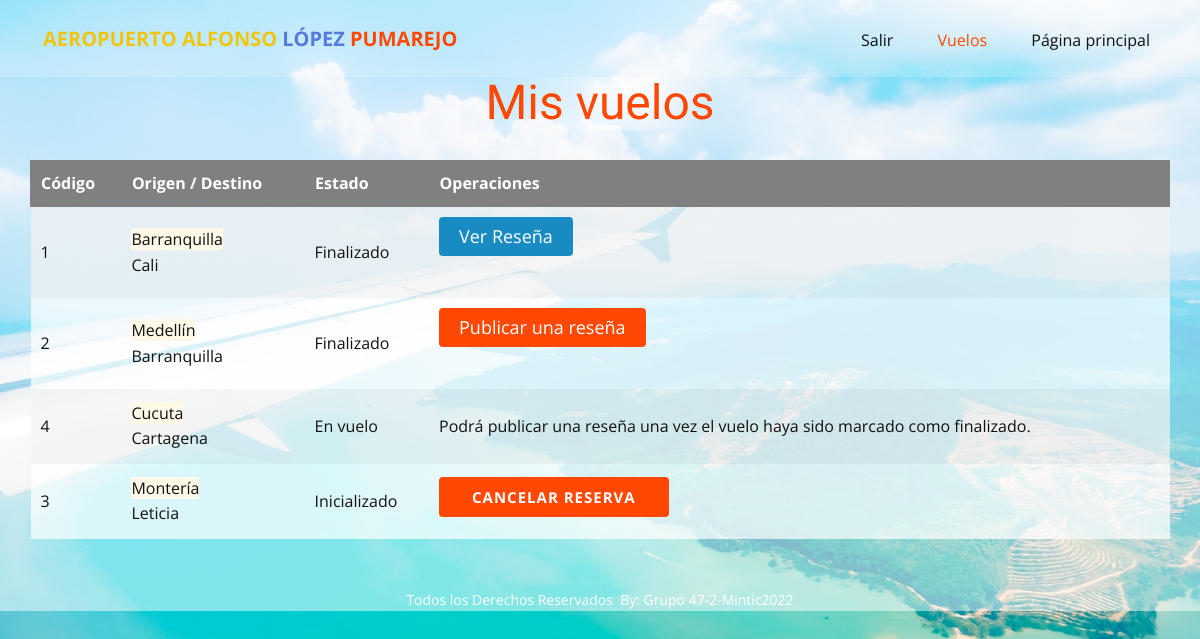
The page /misvuelos (signed in) on the database its author committed.
### tables this page shows
CREATE TABLE Review (idReview INTEGER PRIMARY KEY AUTOINCREMENT UNIQUE NOT NULL, idVuelo int REFERENCES Vuelo (idVuelo) ON DELETE CASCADE ON UPDATE CASCADE, comment varchar (500), puntuacion int (1), idUser VARCHAR (150) REFERENCES Usuario (idUser) ON DELETE CASCADE ON UPDATE CASCADE NOT NULL, fechaReview timestamp);

CREATE TABLE Vuelo (idVuelo INTEGER PRIMARY KEY AUTOINCREMENT UNIQUE NOT NULL, estadoVuelo varchar (20), origenVuelo varchar (50), destinoVuelo varchar (50), capacidad int (3), avion varchar (30), fechaVuelo timestamp, idPiloto VARCHAR (150) REFERENCES Usuario (idUser) ON DELETE CASCADE ON UPDATE CASCADE NOT NULL, idcoPiloto VARCHAR (150) REFERENCES Usuario (idUser) ON DELETE SET NULL ON UPDATE SET NULL);

### main.py (the view, shortened to what this page needs)
@app.route("/misvuelos", methods=["GET", "POST"])
def misvuelos():
   if 'idUser' in session:
      vuelo = Vuelo()
      vuelos = vuelo.buscarVuelos("reservas","","",session['idUser'],"")
      form = frmPublicarReview()
      return render_template("reservas.html", vuelos = vuelos, form=form)
   else:
      flash('No tiene permisos para acceder a está página.', 'errormsg')
      return redirect(url_for('paginaprincipal'))

### clases.py (called while the page is built)
def dict_factory(cursor, row):
    d = {}
    for idx, col in enumerate(cursor.description):
        d[col[0]] = row[idx]
    return d

    def sql_connection(self):
        try:
            con=sqlite3.connect('database/database.db')
            con.row_factory = dict_factory
            return con
        except Error:
            print(Error)

### templates/reservas.html (shortened to what this page needs)
<!DOCTYPE html>
<html style="font-size: 16px;">
  <head>
    <link rel="stylesheet" href="../static/nicepage.css" media="screen">
    <link rel="stylesheet" href="../static/gestion-vuelos.css" media="screen">
    <link rel="stylesheet" href="../static/core.css" media="screen">
  </head>
  <body class="u-body">
        {% include 'menu.html' %}
    <section class="u-clearfix u-section-1" id="sec-9944">
      <div class="u-clearfix u-sheet u-sheet-1">
        <h1 class="u-align-center u-text u-text-default u-text-1">Mis vuelos</h1>
        <div class="u-expanded-width u-table u-table-responsive u-table-1">
          <table class="u-table-entity">
            <thead class="u-grey-50 u-table-header u-table-header-1">
              <tr style="height: 41px;">
                <th class="u-border-1 u-border-grey-50 u-table-cell">Código</th>
                <th class="u-border-1 u-border-grey-50 u-table-cell">Origen / Destino</th>
                <th class="u-border-1 u-border-grey-50 u-table-cell">Estado</th>
                <th class="u-border-1 u-border-grey-50 u-table-cell">Operaciones</th>
              </tr>
            </thead>
            <tbody class="u-table-body">
              {%for v in vuelos %}
              <tr style="height: 75px;">
                <td class="u-border-1 u-border-grey-40 u-border-no-left u-border-no-right u-table-cell">{{v.idVuelo}}</td>
                <td class="u-border-1 u-border-grey-40 u-border-no-left u-border-no-right u-table-cell"><span class="origen">{{v.origenVuelo}}</span><br> <span class="destino">{{v.destinoVuelo}}</span></td>
                <td class="u-border-1 u-border-grey-40 u-border-no-left u-border-no-right u-table-cell">{{v.estadoVuelo}}</td>
                  <td class="u-border-1 u-border-grey-40 u-border-no-left u-border-no-right u-table-cell u-table-cell-12">
                {% if v.estadoVuelo =="Finalizado" %}
                    {% if v.review > 0 %}
                        <label for="spoiler{{v.idVuelo}}" style="background: #188bc2;" >Ver Reseña</label>
                    {% else %}
                        <label for="spoiler{{v.idVuelo}}" >Publicar una reseña</label>
                    {% endif %}
                {% elif v.estadoVuelo == "Inicializado" or v.estadoVuelo == "Programado" %}
                    <a class="u-btn u-button-style u-hover-palette-1-dark-1 u-palette-1-base u-btn-2" href="cancelar-reserva/{{ v.idVuelo }}">Cancelar reserva</a>
                {% else %}
                    Podrá publicar una reseña una vez el vuelo haya sido marcado como finalizado.
                {% endif %}
                  </td>
              </tr>
              {%endfor%}
            </tbody>
          </table>
        </div>
      </div>
    </section>
    <footer class="u-align-center u-clearfix u-footer u-grey-80 u-footer" id="sec-7e24"><div class="u-clearfix u-sheet u-sheet-1">
        <p class="u-small-text u-text u-text-variant u-text-1"> Todos los Derechos Reservados&nbsp;
By: Grupo 47-2-Mintic2022</p>
      </div></footer>
</body>
</html>

### static/gestion-vuelos.css (style rules this page uses)
.u-section-1 .u-sheet-1 { min-height: 686px; }
.u-section-1 .u-text-1 { margin: 0 auto; }
.u-section-1 .u-btn-2 { border-style: none; font-weight: 700; font-size: 0.9375rem; background-image: none; margin: -53px 12px 0 auto; padding: 8px 33px; }
.u-section-1 .u-table-1 { margin-top: 14px; margin-bottom: 0; }
.u-section-1 .u-table-header-1 { font-weight: 700; background-image: none; }
.u-section-1 .u-table-cell-12 { margin-bottom: 0; }

### static/core.css (style rules this page uses)
input[id^="spoiler"] + label { display: inline-block; margin: 0 auto; padding: 5px 20px; background: #ff4804; color: #fff; text-align: center; font-size: 18px; border-radius: 4px; cursor: pointer; transition: all .6s; }
span.origen { background: #fef9e6; }

### rows shown on the page
Review: idVuelo "1", origenVuelo "Barranquilla", destinoVuelo "Cali", estadoVuelo "Finalizado"
Vuelo: idVuelo "2", origenVuelo "Medellín", destinoVuelo "Barranquilla", estadoVuelo "Finalizado"
Vuelo: idVuelo "4", origenVuelo "Cucuta", destinoVuelo "Cartagena", estadoVuelo "En vuelo", shows "Podrá publicar una reseña una vez el vuelo haya sido marcado como finalizado."
Vuelo: idVuelo "3", origenVuelo "Montería", destinoVuelo "Leticia", estadoVuelo "Inicializado"
